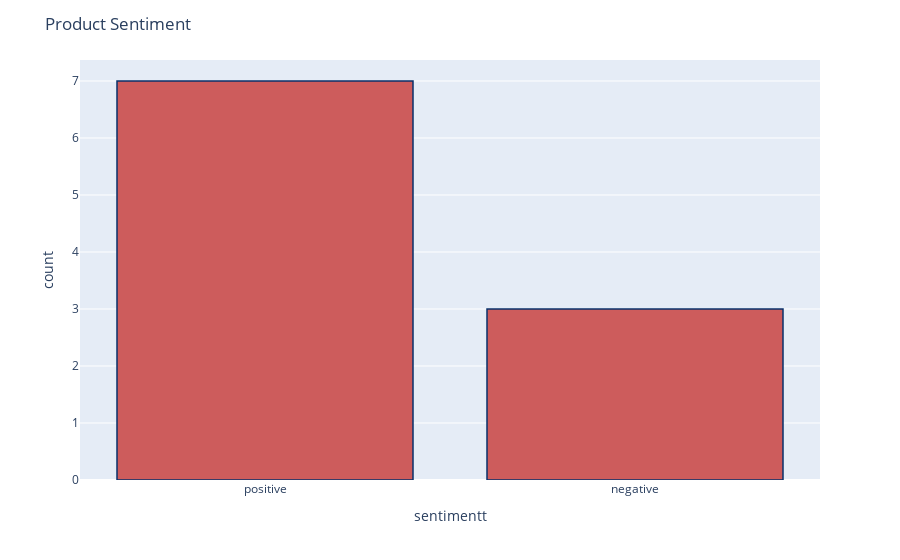

The notebook cell saved with this chart:
### Code cell
df['sentimentt'] = df['sentiment'].replace({-1 : 'negative'})
df['sentimentt'] = df['sentimentt'].replace({1 : 'positive'})
fig = px.histogram(df, x="sentimentt")
fig.update_traces(marker_color="indianred",marker_line_color='rgb(8,48,107)',
                  marker_line_width=1.5)
fig.update_layout(title_text='Product Sentiment')
fig.show()

### Figure 1 — Plotly figure (JSON) as saved in the notebook; plotly's stock layout.template omitted (floating-point values rounded to 4 significant figures)
{"data": [{"alignmentgroup": "True", "bingroup": "x", "hovertemplate": "sentimentt=%{x}<br>count=%{y}<extra></extra>", "legendgroup": "", "marker": {"color": "indianred", "line": {"color": "rgb(8,48,107)", "width": 1.5}, "pattern": {"shape": ""}}, "name": "", "offsetgroup": "", "orientation": "v", "showlegend": false, "type": "histogram", "x": ["positive", "negative", "positive", "negative", "positive", "positive", "positive", "positive", "negative", "positive"], "xaxis": "x", "yaxis": "y"}], "layout": {"barmode": "relative", "legend": {"tracegroupgap": 0}, "margin": {"t": 60}, "title": {"text": "Product Sentiment"}, "xaxis": {"anchor": "y", "domain": [0, 1], "title": {"text": "sentimentt"}}, "yaxis": {"anchor": "x", "domain": [0, 1], "title": {"text": "count"}}}}
